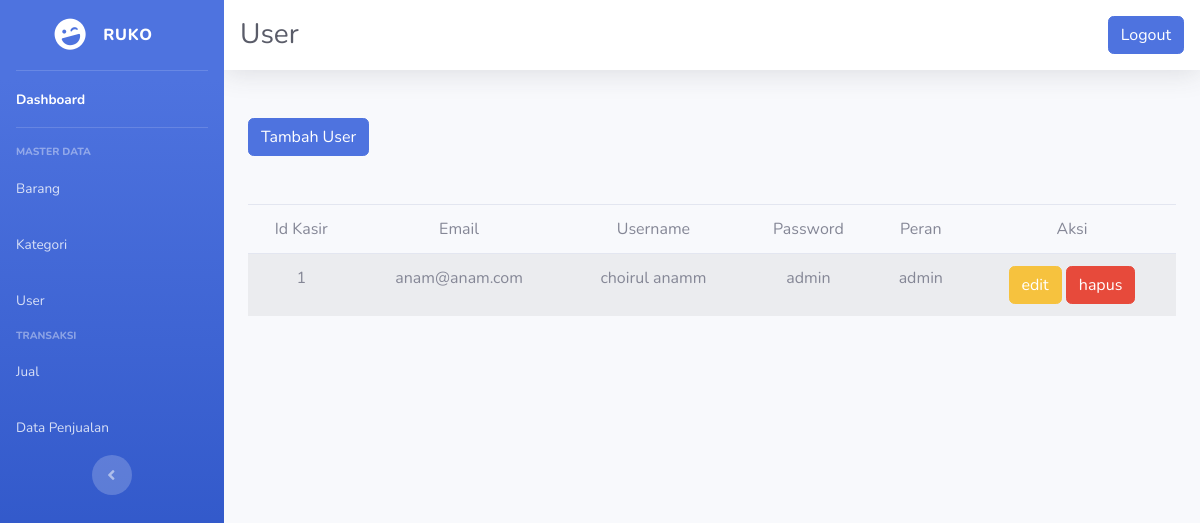
Page /kasir.php (signed in) on the committed database.
### tables this page shows
CREATE TABLE `kasir` (
  `id_kasir` int(11) NOT NULL AUTO_INCREMENT,
  `email` varchar(100) NOT NULL,
  `username` varchar(100) NOT NULL,
  `passwd` varchar(100) NOT NULL,
  `peran` varchar(20) DEFAULT NULL,
  PRIMARY KEY (`id_kasir`)
);

### kasir.php (the view, shortened to what this page needs)
<?php
    require "koneksi.php";
?>
<!DOCTYPE html>
<html lang="en">
<head>
    <link href="vendor/fontawesome-free/css/all.min.css" rel="stylesheet" type="text/css">
    <link href="css/sb-admin-2.min.css" rel="stylesheet">
</head>
<body id="page-top">
    <div id="wrapper">
        <ul class="navbar-nav bg-gradient-primary sidebar sidebar-dark accordion" id="accordionSidebar">
            <a class="sidebar-brand d-flex align-items-center justify-content-center" href="index.html">
                <div class="sidebar-brand-icon rotate-n-15">
                    <i class="fas fa-laugh-wink"></i>
                </div>
                <div class="sidebar-brand-text mx-3">Ruko</div>
            </a>
            <hr class="sidebar-divider my-0">
            <?php
                if(@$_SESSION['user']['peran'] == 'admin') { ?>
            <li class="nav-item active">
                <a class="nav-link" href="index.php">
                    <span>Dashboard</span></a>
            </li>
            <hr class="sidebar-divider">
            <div class="sidebar-heading">
                Master Data
            </div>
            <li class="nav-item">
                <a class="nav-link" href="barang.php">
                    <span>Barang</span></a>
                <a class="nav-link" href="kategori.php">
                    <span>Kategori</span></a>
                <a class="nav-link" href="kasir.php">
                    <span>User</span></a>
            </li>
            <?php } ?>
            <div class="sidebar-heading">
                Transaksi
            </div>
            <li class="nav-item">
                <a class="nav-link" href="transaksi.php">
                    <span>Jual</span></a>
                    <a class="nav-link" href="data_penjualan.php">
                    <span>Data Penjualan</span></a>
            </li>
            <div class="text-center d-none d-md-inline">
                <button class="rounded-circle border-0" id="sidebarToggle"></button>
            </div>
        </ul>
        <div id="content-wrapper" class="d-flex flex-column">
            <div id="content">
                <nav class="navbar navbar-expand navbar-light bg-white topbar mb-4 static-top shadow">
                    <h1 class="h3 mb-0 text-gray-800">User</h1>
                    <ul class="navbar-nav ml-auto">
                        <li class="nav-item dropdown no-arrow">
                        <a class="btn btn-primary" href="logout.php" data-toggle="modal" data-target="#logoutModal">
                            Logout
                         </a>
                        </li>
                    </ul>
                </nav>
                <div class="container-fluid">
				<div>
					<br/>
						<a href="tambah_kasir.php" class="btn btn-primary mb-5">Tambah User</a>
						<table width="100%" class="table table-striped table-hover">
							<thead>
								<tr>
									<td align="center">Id Kasir</td>
									<td align="center">Email </td>
									<td align="center">Username</td>
									<td align="center">Password</td>
									<td align="center">Peran</td>
									<td align="center" colspan="2">Aksi</td>
								</tr>
							</thead>
							<tbody>
							<?php
								$b = mysqli_query($db, "SELECT * FROM kasir");
								while ($c = mysqli_fetch_array($b))
									{
										echo "<tr>";
										echo "<td align='center'>$c[id_kasir]</td>";
										echo "<td align='center'>$c[email]</td>";
										echo "<td align='center'>$c[username]</td>";
										echo "<td align='center'>$c[passwd]</td>";
										echo "<td align='center'>$c[peran]</td>";
										echo "<td align='center' colspan='2'><a class='btn btn-warning' href='edit_kasir.php?id=$c[id_kasir]&type=update';>edit</a>&nbsp;";
										echo "<a href='#' class='btn btn-danger' onclick=\"javascript:if(confirm('Anda yakin ingin menghapus ?')==true) {window.location.href='aksi_kasir.php?id=$c[id_kasir]&type=hapus';} \">hapus</a>";
										echo "</tr>";
									}
									?>
							</tbody>
						</table>
					</div>
                </div>
            </div>
        </div>
    </div>
</body>
</html>

### rows in the picture
kasir: id_kasir "1", email "anam@anam.com", username "choirul anamm", passwd "admin", peran "admin"
